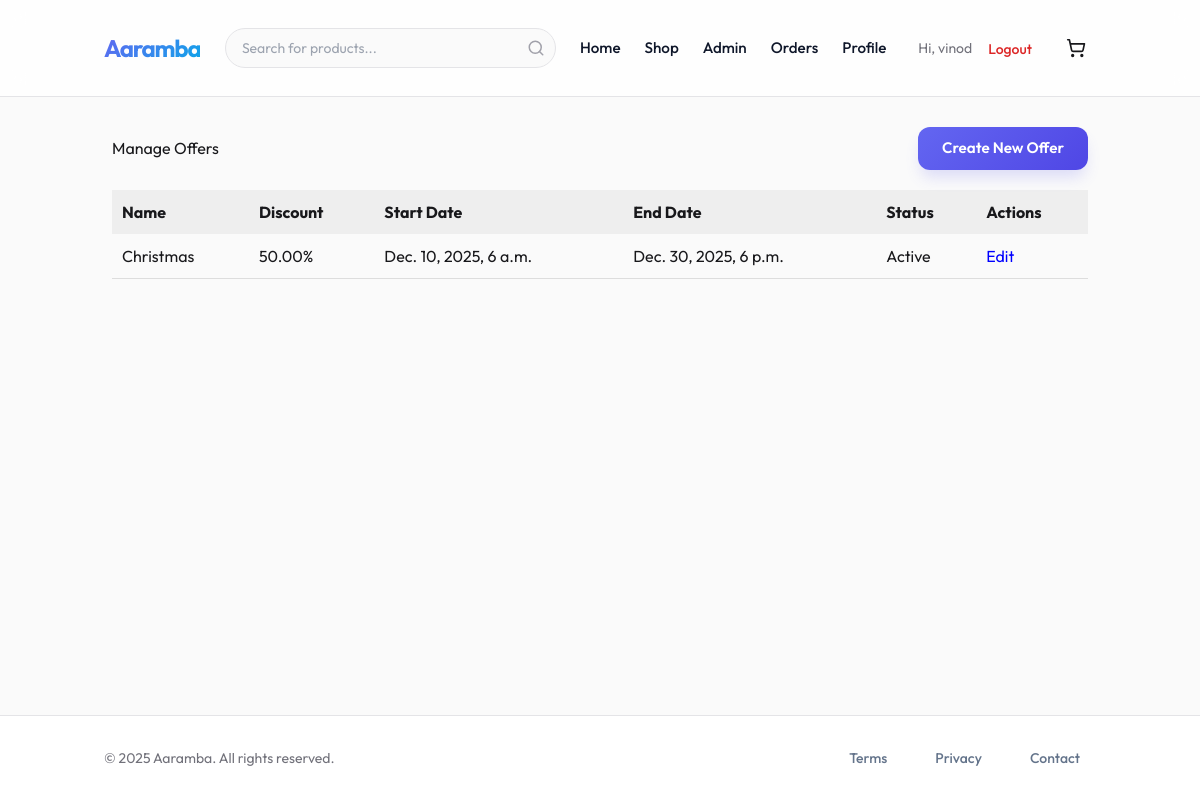
The page /promotions/offers/ (signed in) on the database its author committed.
### accounts/models.py (models this page shows, shortened)
class User(AbstractUser):
    class Role(models.TextChoices):
        ADMIN = "ADMIN", "Admin"
        CUSTOMER = "CUSTOMER", "Customer"
        SELLER = "SELLER", "Seller"
        DELIVERY = "DELIVERY", "Delivery Partner"
    role = models.CharField(max_length=50, choices=Role.choices, default=Role.CUSTOMER)
    phone = models.CharField(max_length=15, blank=True, null=True)
    is_verified = models.BooleanField(default=False)

### promotions/models.py (models this page shows, shortened)
class Offer(models.Model):
    name = models.CharField(max_length=255)
    description = models.TextField(blank=True)
    discount_percent = models.DecimalField(max_digits=5, decimal_places=2) # e.g., 5.00 for 5%
    categories = models.ManyToManyField(Category, related_name='offers')
    start_date = models.DateTimeField()
    end_date = models.DateTimeField()
    is_active = models.BooleanField(default=True)

### promotions/views.py (the view)
# urls.py: path('offers/', views.offer_list, name='offer_list'),
@login_required
def offer_list(request):
    if request.user.role != 'ADMIN':
        return redirect('core:home')
    offers = Offer.objects.all()
    return render(request, 'promotions/offer_list.html', {'offers': offers})

### templates/promotions/offer_list.html (shortened to what this page needs)
{% extends 'base.html' %}
{% block content %}
<div class="container" style="margin-top: 30px;">
    <div style="display: flex; justify-content: space-between; align-items: center; margin-bottom: 20px;">
        <h2>Manage Offers</h2>
        <a href="{% url 'promotions:offer_add' %}" class="btn btn-primary">Create New Offer</a>
    </div>
    <table style="width: 100%; border-collapse: collapse;">
        <thead>
            <tr style="background-color: #eee;">
                <th style="padding: 10px; text-align: left;">Name</th>
                <th style="padding: 10px; text-align: left;">Discount</th>
                <th style="padding: 10px; text-align: left;">Start Date</th>
                <th style="padding: 10px; text-align: left;">End Date</th>
                <th style="padding: 10px; text-align: left;">Status</th>
                <th style="padding: 10px; text-align: left;">Actions</th>
            </tr>
        </thead>
        <tbody>
            {% for offer in offers %}
            <tr style="border-bottom: 1px solid #ddd;">
                <td style="padding: 10px;">{{ offer.name }}</td>
                <td style="padding: 10px;">{{ offer.discount_percent }}%</td>
                <td style="padding: 10px;">{{ offer.start_date }}</td>
                <td style="padding: 10px;">{{ offer.end_date }}</td>
                <td style="padding: 10px;">{% if offer.is_active %}Active{% else %}Inactive{% endif %}</td>
                <td style="padding: 10px;">
                    <a href="{% url 'promotions:offer_edit' offer.pk %}" style="color: blue;">Edit</a>
                </td>
            </tr>
            {% empty %}
            <tr>
                <td colspan="6" style="padding: 20px; text-align: center;">No offers found.</td>
            </tr>
            {% endfor %}
        </tbody>
    </table>
</div>
{% endblock %}

### templates/base.html (shortened to what this page needs)
<!DOCTYPE html>
<html lang="en">
<head>
    <script src="https://cdn.tailwindcss.com"></script>
    {% load static %}
    <link rel="stylesheet" href="{% static 'css/style.css' %}">
</head>
<body class="bg-zinc-50 text-zinc-900 antialiased min-h-screen flex flex-col">
    <header class="main-header sticky top-0 z-50 w-full border-b border-zinc-200 bg-white/80 backdrop-blur-md">
        <div class="container mx-auto px-4 h-16 flex items-center justify-between">
            <a href="{% url 'core:home' %}" class="logo flex items-center gap-2">
                <span class="text-2xl font-bold tracking-tighter">Aaramba</span>
            </a>
            <div class="hidden md:flex relative w-1/3 mx-4">
                <form action="{% url 'products:product_list' %}" method="get" class="w-full relative">
                    <input type="text" name="q" id="search-input" placeholder="Search for products..."
                        class="w-full h-10 pl-4 pr-10 rounded-full border border-zinc-200 bg-zinc-50 text-sm focus:outline-none focus:ring-2 focus:ring-primary/20 focus:border-primary transition-all"
                        autocomplete="off">
                    <button type="submit"
                        class="absolute right-0 top-0 h-10 w-10 flex items-center justify-center text-zinc-400 hover:text-primary transition-colors">
                        <svg xmlns="http://www.w3.org/2000/svg" width="18" height="18" viewBox="0 0 24 24" fill="none"
                            stroke="currentColor" stroke-width="2" stroke-linecap="round" stroke-linejoin="round">
                            <circle cx="11" cy="11" r="8"></circle>
                            <line x1="21" y1="21" x2="16.65" y2="16.65"></line>
                        </svg>
                    </button>
                </form>
            </div>
            <nav class="nav-links hidden md:flex items-center gap-6">
                <a href="{% url 'core:home' %}"
                    class="text-sm font-medium hover:text-primary transition-colors">Home</a>
                <a href="{% url 'products:product_list' %}"
                    class="text-sm font-medium hover:text-primary transition-colors">Shop</a>
                {% if user.is_authenticated %}
                {% if user.role == 'SELLER' %}
                <a href="{% url 'sellers:dashboard' %}"
                    class="text-sm font-medium hover:text-primary transition-colors">Seller Dashboard</a>
                {% elif user.role == 'DELIVERY' %}
                <a href="{% url 'delivery:dashboard' %}"
                    class="text-sm font-medium hover:text-primary transition-colors">Delivery
                    Dashboard</a>
                {% elif user.role == 'ADMIN' %}
                <a href="{% url 'core:admin_dashboard' %}"
                    class="text-sm font-medium hover:text-primary transition-colors">Admin</a>
                {% endif %}
                <a href="{% url 'orders:order_history' %}"
                    class="text-sm font-medium hover:text-primary transition-colors">Orders</a>
                <a href="{% url 'accounts:profile' %}"
                    class="text-sm font-medium hover:text-primary transition-colors">Profile</a>
                <div class="flex items-center gap-4 ml-2">
                    <span class="text-sm text-zinc-500">Hi, {{ user.username }}</span>
                    <form action="{% url 'accounts:logout' %}" method="post" class="inline">
                        <button type="submit"
                            class="text-sm font-medium text-red-600 hover:text-red-700 transition-colors">Logout</button>
                    </form>
                </div>
                {% endif %}
                <a href="{% url 'orders:view_cart' %}"
                    class="relative inline-flex items-center justify-center w-10 h-10 rounded-full hover:bg-zinc-100 transition-colors">
                </a>
            </nav>
        </div>
    </header>
    <main class="flex-1">
        {% block content %}
        {% endblock %}
    </main>
    <footer class="main-footer border-t border-zinc-200 bg-white py-8 mt-auto">
        <div class="container mx-auto px-4 flex flex-col md:flex-row justify-between items-center gap-4">
            <p class="text-sm text-zinc-500">&copy; 2025 Aaramba. All rights reserved.</p>
            <div class="flex gap-4">
                <a href="{% url 'core:terms' %}" class="text-sm text-zinc-500 hover:text-zinc-900">Terms</a>
                <a href="{% url 'core:privacy' %}" class="text-sm text-zinc-500 hover:text-zinc-900">Privacy</a>
                <a href="{% url 'core:contact' %}" class="text-sm text-zinc-500 hover:text-zinc-900">Contact</a>
            </div>
        </div>
    </footer>
</body>
</html>

### static/css/style.css (style rules this page uses)
:root { --primary: #6366f1; --primary-dark: #4f46e5; --primary-light: #818cf8; --secondary: #0ea5e9; --accent: #f43f5e; --bg-body: #f8fafc; --bg-card: #ffffff; --bg-glass: rgba(255, 255, 255, 0.9); --text-main: #0f172a; --text-muted: #64748b; --border: #e2e8f0; --radius: 0.75rem; --shadow-sm: 0 1px 2px 0 rgb(0 0 0 / 0.05); --shadow-md: 0 4px 6px -1px rgb(0 0 0 / 0.1), 0 2px 4px -2px rgb(0 0 0 / 0.1); --shadow-lg: 0 20px 25px -5px rgb(0 0 0 / 0.1), 0 8px 10px -6px rgb(0 0 0 / 0.1); --shadow-color: 0 10px 15px -3px rgba(99, 102, 241, 0.2); --font-main: 'Outfit', sans-serif; }
* { margin: 0; padding: 0; box-sizing: border-box; }
body { font-family: var(--font-main); background-color: var(--bg-body); color: var(--text-main); line-height: 1.6; -webkit-font-smoothing: antialiased; }
.container { max-width: 1280px; margin: 0 auto; padding: 0 1.5rem; }
.main-header { background-color: var(--bg-glass); backdrop-filter: blur(12px); border-bottom: 1px solid var(--border); padding: 1rem 0; position: sticky; top: 0; z-index: 50; }
.main-header .container { display: flex; justify-content: space-between; align-items: center; }
.logo { font-size: 1.75rem; font-weight: 800; background: linear-gradient(135deg, var(--primary) 0%, var(--secondary) 100%); -webkit-background-clip: text; -webkit-text-fill-color: transparent; text-decoration: none; letter-spacing: -0.03em; }
.nav-links { display: flex; gap: 2rem; list-style: none; align-items: center; }
.nav-links a { color: var(--text-main); text-decoration: none; font-weight: 500; font-size: 0.95rem; transition: color 0.2s ease; }
.btn { display: inline-flex; align-items: center; justify-content: center; padding: 0.625rem 1.5rem; border-radius: var(--radius); font-weight: 600; text-decoration: none; transition: all 0.2s ease; cursor: pointer; border: none; font-size: 0.95rem; }
.btn-primary { background: linear-gradient(135deg, var(--primary) 0%, var(--primary-dark) 100%); color: white; box-shadow: var(--shadow-color); }
.main-footer { background-color: white; border-top: 1px solid var(--border); padding: 4rem 0 2rem; margin-top: auto; text-align: center; }
.main-footer a { color: var(--text-muted); text-decoration: none; margin: 0 1rem; font-weight: 500; transition: color 0.2s; }
input, select, textarea { width: 100%; padding: 0.75rem 1rem; border: 1px solid var(--border); border-radius: var(--radius); font-family: var(--font-main); font-size: 0.95rem; transition: all 0.2s; background-color: white; }

### templates/base.html (style rules this page uses)
body { font-family: 'Outfit', sans-serif; }

### rows shown on the page
User: username "vinod"
Offer: name "Christmas", discount_percent "50.00", start_date "Dec. 10, 2025, 6 a.m.", end_date "Dec. 30, 2025, 6 p.m.", is_active "Active"
